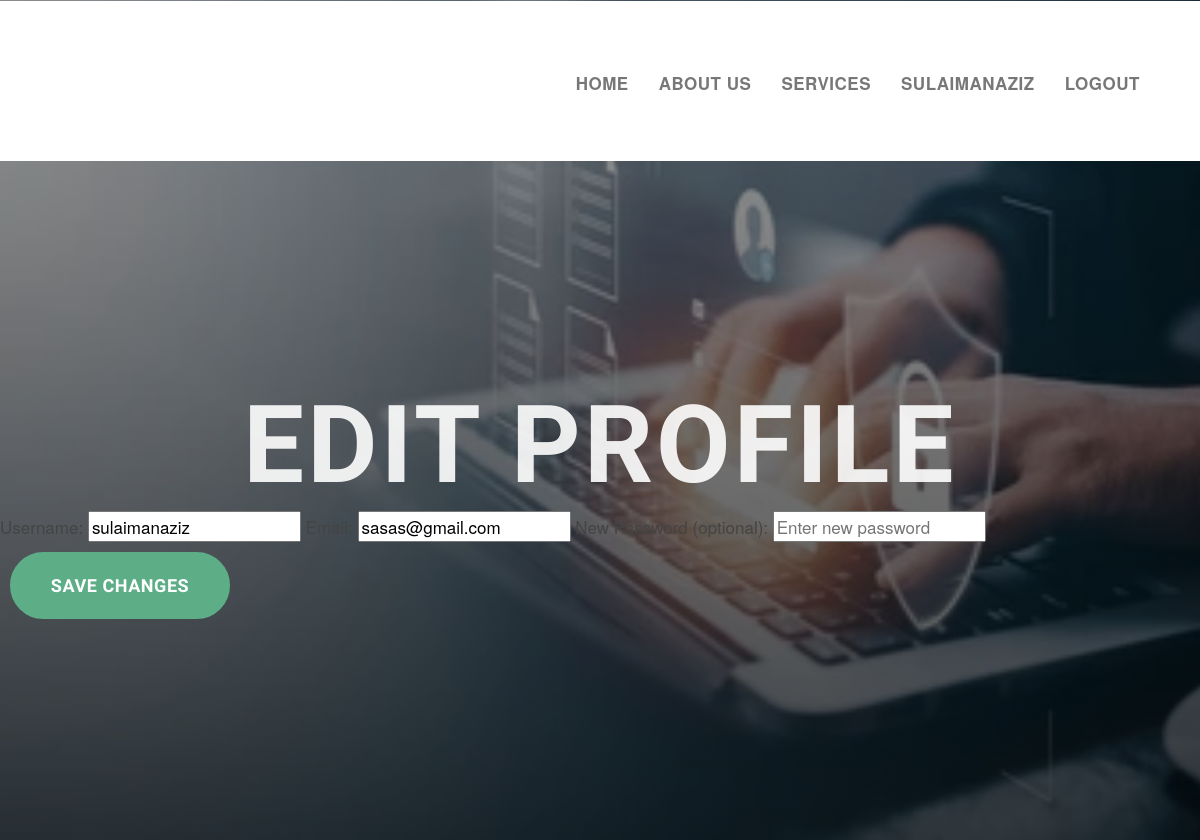
Screenshot of /edit_profile (signed in) with the database file from the repository.
### models.py (models this page shows)
class User(SQLModel, table=True):
    id: Optional[int] = Field(default=None, primary_key=True)
    username: str = Field(index=True, unique=True)
    email: str = Field(index=True, unique=True)
    password: str

### auth.py (the view, shortened to what this page needs)
@auth_bp.route('/edit_profile', methods=['GET', 'POST'])
def edit_profile():
    if 'user_id' not in session:
        return redirect(url_for('auth.signin'))
    with Session(engine) as db:
        user = db.get(User, session['user_id'])
    return render_template('edit_profile.html', user=user)

### templates/edit_profile.html (shortened to what this page needs)
{% extends "base.html" %}
{% block content %}
<div class="form-container">
  <h2>Edit Profile</h2>
  <form method="POST">
    <label>Username:</label>
    <input type="text" name="username" value="{{ user.username }}" required>
    <label>Email:</label>
    <input type="email" name="email" value="{{ user.email }}" required>
    <label>New Password (optional):</label>
    <input type="password" name="password" placeholder="Enter new password">
    <button type="submit">Save Changes</button>
  </form>
</div>
{% endblock %}

### templates/base.html (shortened to what this page needs)
<!DOCTYPE html>
<html lang="en">
<head>
  <link rel="stylesheet" href="{{ url_for('static', filename='css/style.css') }}">
  <link rel="stylesheet" href="{{ url_for('static', filename='css/featherlight.min.css') }}">
  <link rel="stylesheet" href="{{ url_for('static', filename='css/normalize.css') }}">
    <link href="https://cdn.jsdelivr.net/npm/bootstrap@5.3.8/dist/css/bootstrap.min.css" rel="stylesheet">
	<link rel="stylesheet" href="css/normalize.css">
	<link rel="stylesheet" href="css/style.css">
	<link rel="stylesheet" href="css/featherlight.min.css">
</head>
<body>
  <section id="banner"><a name="home"></a>
	<header id="top">
		<div class="wrapper">
			<h1 class="logo"><a href="#">Log File Analyzer</a></h1>
			<nav>
				<ul id="navigation">
					<li><a href="/">Home</a></li>
					<li><a href="#about">About Us</a></li>
					<li><a href="#services">Services</a></li>
					 {% if session.get('username') %}
      <li><a href="/dashboard">{{ session['username'] }}</a></li>
      <li><a href="{{ url_for('auth.signout') }}">Logout</a></li>
    {% else %}
      <li><a href="/sign">Sign in / Sign up</a></li>
    {% endif %}
				</ul>
			</nav>
		</div>
	</header>
  <main>
    {% block content %}{% endblock %}
  </main>
</body>
</html>

### static/css/style.css (style rules this page uses)
* { -webkit-box-sizing: border-box; -moz-box-sizing: border-box; box-sizing: border-box; }
html, html a { -webkit-font-smoothing: antialiased; -moz-osx-font-smoothing: grayscale; text-shadow: 1px 1px 1px rgba(0, 0, 0, 0.004); }
html, body { min-height: 100%; }
body { font-size: 17px; color: #444; font-family: "Helvetica Neue", Helvetica, Arial, sans-serif; background: #050505; }
h1, h2, h3, h4, h5, h6 { font-family: 'Arimo', sans-serif; text-transform: uppercase; font-weight: 700; color: #ffffff; margin: 0; padding: 0; }
h2 { font-size: 60px; }
ul, li { list-style: none; margin: 0; padding: 0; }
a { text-decoration: none; color: #5dae87; }
.wrapper { max-width: 1190px; margin: 0 auto; position: relative; }
a.button-1, a.button-2, button { color: #fff; background: #5dae87; border: 2px solid #5dae87; border-radius: 999px; margin-top: -2px; margin-left: 10px; font-family: 'Arimo', sans-serif; text-transform: uppercase; font-weight: 700; font-size: 18px; letter-spacing: 0.03em; display: inline-block; width: 220px; margin: 10px; text-align: center; padding: 18px 0; }
header#top { background: #fff; height: 160px; }
h1.logo a { display: inline-block; float: left; color: #444; line-height: 2.25; text-indent: -4999px; background: url(../images/logo.png) no-repeat; margin: 40px 0 0 40px; width: 56px; height: 74px; }
header#top nav { display: inline-block; float: right; width: auto; margin-top: 60px; margin-right: 40px; }
header#top nav ul li { display: inline-block; float: left; }
header#top nav ul li a { display: inline-block; background: none; padding: 10px 15px; color: #777; font-weight: 700; text-transform: uppercase; letter-spacing: 0.03em; }
#banner { height: 840px; background: linear-gradient(rgba(0, 0, 0, 0.4), rgba(0, 0, 0, 0.7)), #f1f6f4 url("/static/images/banner-bg.jpg") no-repeat center; position: relative; padding: 1px 0 0 0; background-size: cover; }
#banner h2 { margin: 220px auto 0; padding: 0 5%; opacity: 0.9; color: #ffffff; font-size: 108px; text-align: center; text-transform: uppercase; font-weight: 700; letter-spacing: 0.03em; }

### rows the page displays
User: username "SULAIMANAZIZ", username "sulaimanaziz", email "sasas@gmail.com"
